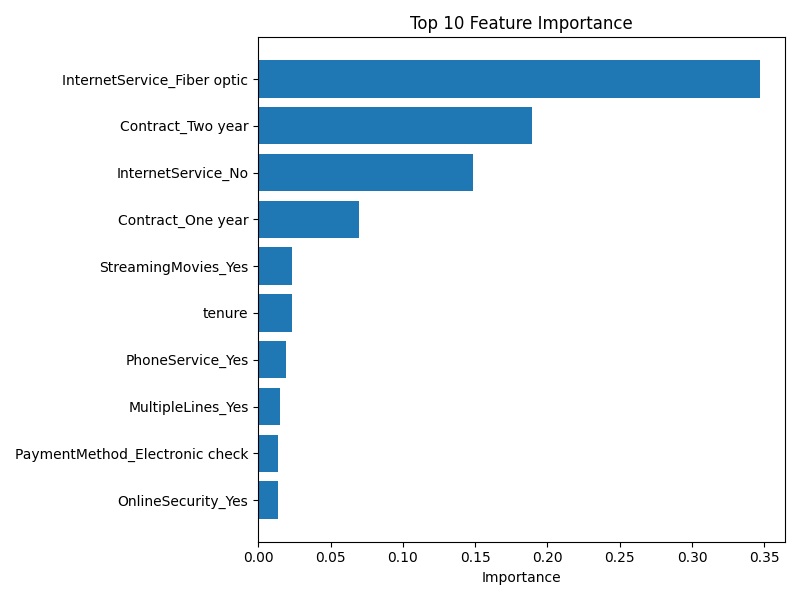

Generate this figure with Python:
import matplotlib.pyplot as plt
import numpy as np

def plot_feature_importance(model, X):
    importance = model.feature_importances_
    features = np.array(X.columns)

    # Sort
    sorted_idx = np.argsort(importance)[::-1]

    # ✅ Take top 10 only (IMPORTANT FIX)
    top_n = 10
    top_features = features[sorted_idx][:top_n]
    top_importance = importance[sorted_idx][:top_n]

    plt.figure(figsize=(8,6))
    plt.barh(top_features[::-1], top_importance[::-1])
    plt.xlabel("Importance")
    plt.title("Top 10 Feature Importance")

    plt.tight_layout()
    plt.savefig("feature_importance.png")
    plt.close()

    print("✅ Clean feature importance saved!")
